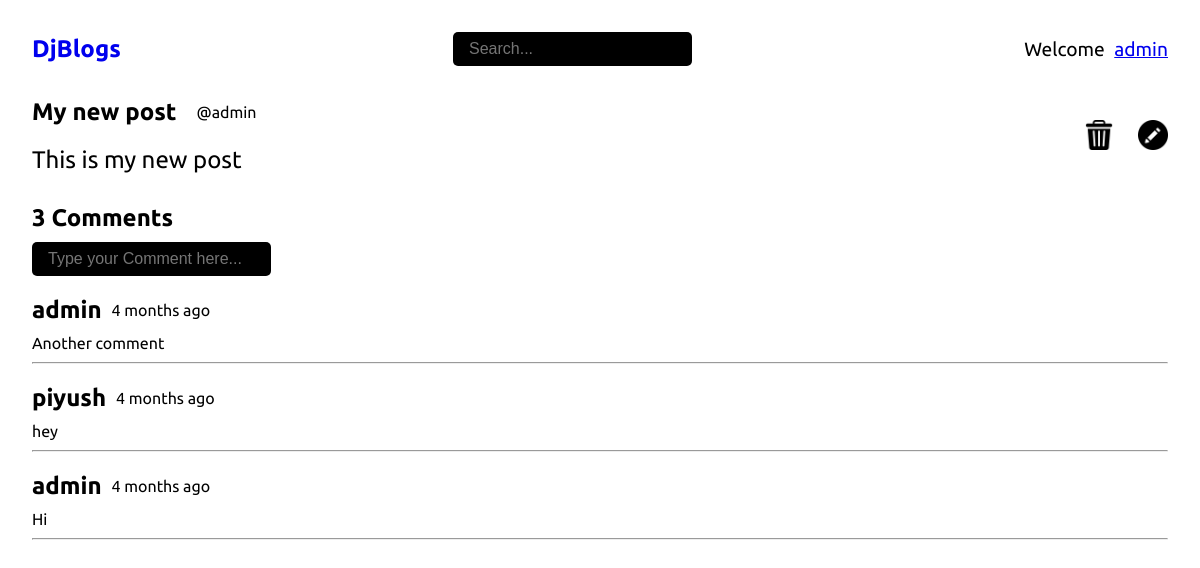
The app's page /post/4/ (signed in) with its own data.
### base/models.py (models this page shows, shortened)
class Post(models.Model):
    title = models.CharField(max_length=100)
    body = models.TextField()
    author = models.ForeignKey(User, on_delete=models.CASCADE)
    created = models.DateTimeField(auto_now_add=True)
    updated = models.DateTimeField(auto_now=True)
    class Meta:
        ordering = ["-created"]

class Comment(models.Model):
    author = models.ForeignKey(User, on_delete=models.CASCADE)
    post = models.ForeignKey("Post", on_delete=models.CASCADE)
    comment = models.CharField(max_length=100)
    created = models.DateTimeField(auto_now_add=True)
    class Meta:
        ordering = ["-created"]

### base/views.py (the view, shortened to what this page needs)
# urls.py: path("post/<str:pk>/", views.getPost, name="post_detail") ,
def getPost(request, pk):
    post = Post.objects.get(id=pk)
    return render(request, "post_detail.html", { "post":post })

### templates/post_detail.html (shortened to what this page needs)
{% extends 'base.html' %}
{% load static %}
{% block content %}
    <div class="container">
        <div class="post-container">
            <div class="post-left">
                <div class="post-header">
                    <h1>{{post.title}}</h1>
                    <small>@{{post.author}}</small>
                </div>
                <p>{{post.body}}</p>
            </div>
            {% if request.user == post.author %}
                <div class="post-right">
                    <a href="{% url 'post_delete' post.id %}"><img src="{% static '/images/bin.png' %}" alt="Delete"></a>
                    <a href="{% url 'post_update' post.id %}"><img src="{% static '/images/pencil.png' %}" alt="Update"></a>
                </div>
            {% endif %}
        </div>
        <div class="comments-container">
            <h1>{{post.comment_set.all.count}} Comments</h1>
            {% if request.user.is_authenticated %}
            <form method="POST" action="">
                <input type="text" name="comment" placeholder="Type your Comment here...">
            </form>
            {% endif %}
            <div class="comments-wrapper">
                {% for comment in post.comment_set.all %}
                <div class="comment">
                    <div class="comment-header">
                        <h1>{{comment.author}}</h1>
                        <p>{{comment.created|timesince}} ago</p>
                    </div>
                    <p>{{comment.comment}}</p>
                </div>
                <hr />
                {% endfor %}
            </div>
        </div>
    </div>
{% endblock content %}

### templates/base.html (shortened to what this page needs)
{% load static %}
<!DOCTYPE html>
<html lang="en">
<head>
    <link rel="stylesheet" href="{% static 'css/styles.css' %}">
</head>
<body>
    {% include 'navbar.html' %}
    {% block content %}
    {% endblock content %}
</body>
</html>

### templates/navbar.html (shortened to what this page needs)
<nav>
    <div class="logo">
        <h1><a href="/">DjBlogs</a></h1>
    </div>
    <form action="" method="GET" class="search">
        <input type="text" name="search" placeholder="Search...">
    </form>
    <ul class="navigation">
        {% if request.user.is_authenticated %}
            <li class="nav-item font-1x">Welcome <a href="/" class="text-underline user-btn">{{request.user.username}}</a></li>
        {% else %}
            <li class="nav-item"><a href="{% url 'login' %}" class="font-1x">Login</a></li>
            <li class="nav-item ml-2"><a href="{% url 'register' %}" class="font-1x">Signup</a></li>
        {% endif %}
    </ul>
</nav>

### static/css/styles.css (style rules this page uses)
* { margin: 0; padding: 0; box-sizing: border-box; }
html { overflow: hidden; }
body { font-family: 'Ubuntu', sans-serif; overflow: hidden; }
a { text-decoration: none; }
li { list-style-type: none; }
.font-1x { font-size: 1.2rem; }
.text-underline { text-decoration: underline; }
.container { padding: 0 2rem; padding-bottom: 10px; }
nav { display: flex; justify-content: space-between; align-items: center; position: relative; padding: 2rem; }
.search input { padding: 0.5rem 1rem; border: none; outline: none; background-color: black; color: white; border-radius: 5px; font-size: 1rem; }
nav .navigation { display: flex; align-items: center; }
.user-btn { margin-left: 5px; }
.post-container .post-header { display: flex; align-items: center; }
.post-container .post-header h1 { font-size: 1.5rem; }
.post-container .post-header small { margin-left: 20px; font-size: 1rem; }
.post-container p { font-size: 1.5rem; margin-top: 20px; }
.post-container { display: flex; justify-content: space-between; align-items: center; }
.post-right img { height: 30px; cursor: pointer; }
.post-right img:last-child { margin-left: 20px; }
.comments-container { margin-top: 30px; }
.comments-container h1 { font-size: 1.5rem; margin-bottom: 10px; }
.comments-container input { padding: 0.5rem 1rem; border: none; outline: none; background-color: black; color: white; border-radius: 5px; font-size: 1rem; }
.comment { margin-top: 20px; }
.comment-header { display: flex; align-items: center; }
.comment-header p { margin-left: 10px; }
.comments-wrapper p { margin-bottom: 10px; }

### records on screen
Post: title "My new post", author "admin", body "This is my new post", comment_set.all.count "3"
Comment: author "admin", created "4 months", comment "Another comment"
Comment: author "piyush", created "4 months", comment "hey"
Comment: author "admin", created "4 months", comment "Hi"

### other values on screen
{{ request.user.username }} "admin"
